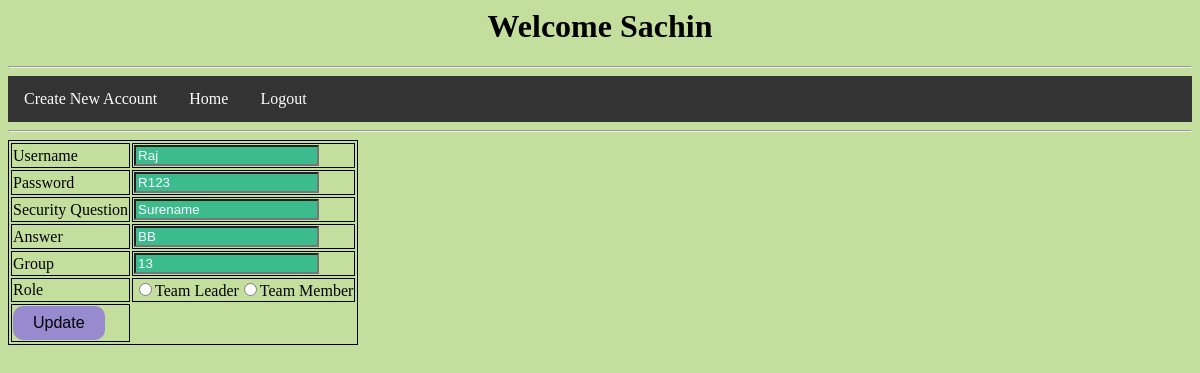
/edit_user.php?user_id=14 (signed in), run on the app's committed database.
### tables this page shows
CREATE TABLE `user` (
  `user_id` int(11) NOT NULL,
  `Username` varchar(120) NOT NULL,
  `Password` varchar(120) NOT NULL,
  `Security_Question` varchar(120) NOT NULL,
  `Answer` varchar(120) NOT NULL,
  `group_id` int(11) NOT NULL,
  `Role` varchar(240) NOT NULL
);

### edit_user.php (the view, shortened to what this page needs)
<?php
  require_once('pdo.php');
?>
<?php
$sql="SELECT * FROM user where user_id = ".$_GET['user_id'];
$stmt = $pdo->query($sql);
$rows = $stmt->fetchAll(PDO::FETCH_ASSOC);
?>
<html>
      <head>
            <link href='style_file_1.css' rel="stylesheet">
      </head>
      <body style='background-color:#C4DF9D;'>
        <div style='background-color:#C4DF9D;'class="card">
            <div class="card-body">
                <center><h1>Welcome <?=$_SESSION['admin_name']?></h1></center>
            </div>
        </div>
        <hr>
        <div>
                    <ul>
                        <li>
                            <a aria-current="page" href="create_new_account.php">Create New Account</a>
                        </li>
                        <li>
                            <a  aria-current="page" href="admin_home.php">Home</a>
                        </li>
                        <li>
                            <a  aria-current="page" href="logout.php">Logout</a>
                        </li>
                    </ul>
                    <hr>
          <?php
            echo "
            <table>
              <form method ='post'>
                <tr><td>Username</td><td> <input type='text' value= ".$rows[0]['Username']." name='new_username'></td></tr>
                <tr><td>Password</td><td> <input type='text' value= ".$rows[0]['Password']." name='new_password'></td></tr>
                <tr><td>Security Question </td><td><input type='text' value= ".$rows[0]['Security_Question']." name='new_security_question'></td></tr>
                <tr><td>Answer</td><td> <input type='text' value= ".$rows[0]['Answer']." name='new_answer'></td></tr>
                <tr>
                  <td>Group</td><td><input type='number' value= ".$rows[0]['group_id']." min_value='1' name='new_group_id'></td>
                </tr>
                <tr>
                  <td>Role</td><td><input type='radio' value='Team_leader' name='new_role'><label>Team Leader</label><input type='radio' value='Team_member'name='new_role'><label>Team Member</label><br></td>
                </tr>
                <tr>
                <td><input type='submit' class='button' value='Update' name='update'></td>
                </tr>
              </form>
            </table>
            ";
        ?>
      </body>
</html>

### style_file_1.css (style rules this page uses)
input,password[type=text] { background-color: #3CBC8D; color: white; }
.button { background-color: #988ACF; border: none; border-radius: 10px; color: black; padding: 8px 20px; text-align: center; text-decoration: none; display: inline-block; font-size: 16px; }
ul { list-style-type: none; margin: 0; padding: 0; overflow: hidden; background-color: #333; }
li { float: left; }
li a { display: block; color: white; text-align: center; padding: 14px 16px; text-decoration: none; }

### edit_user.php (style rules this page uses)
table, th, td { border:1px solid black; }

### data on the page
user: new_username "Raj", new_password "R123", new_security_question "Surename", new_answer "BB", new_group_id "13"

### other printed values
$_SESSION['admin_name'] "Sachin"
